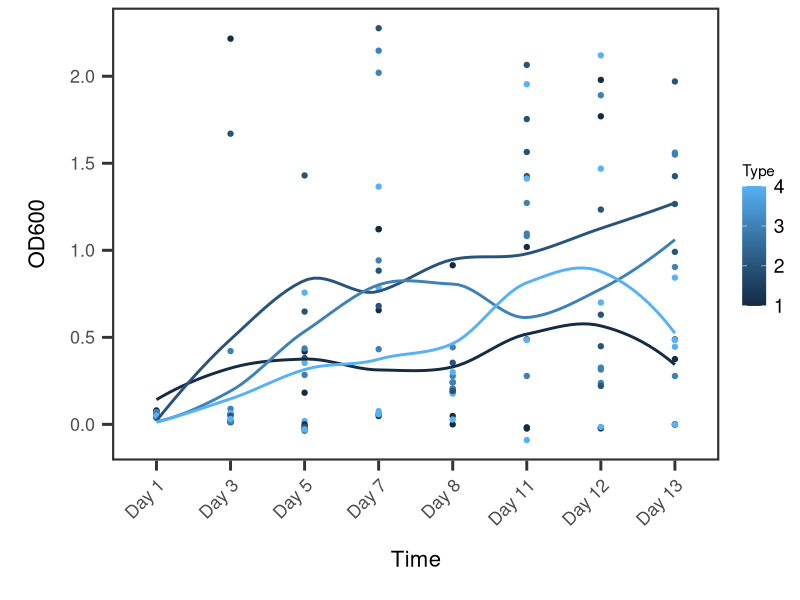
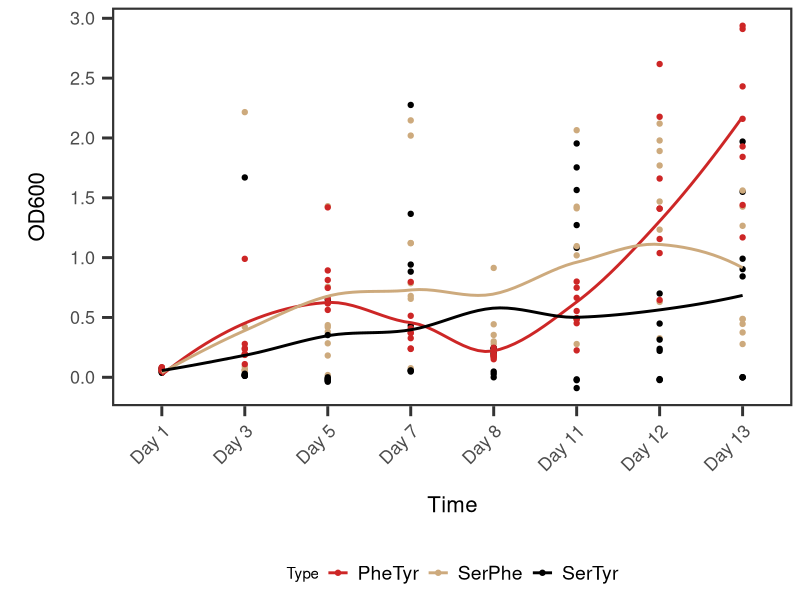
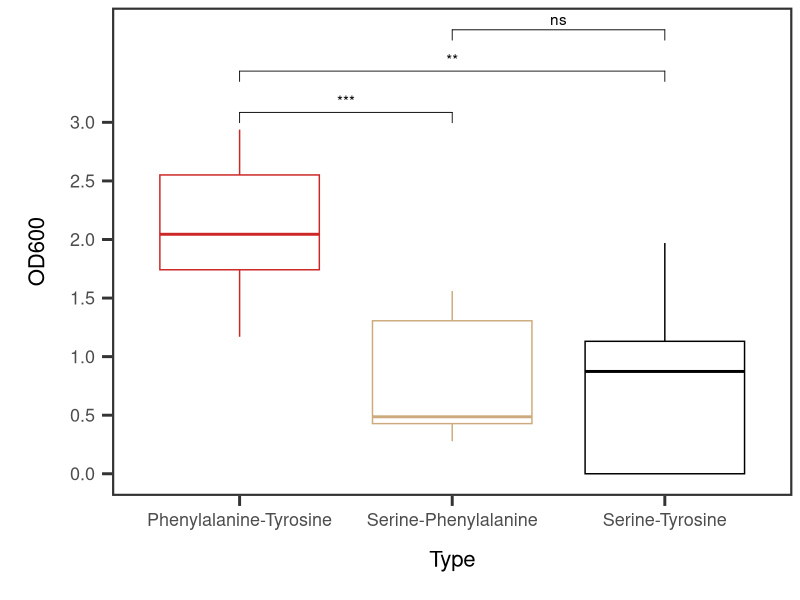
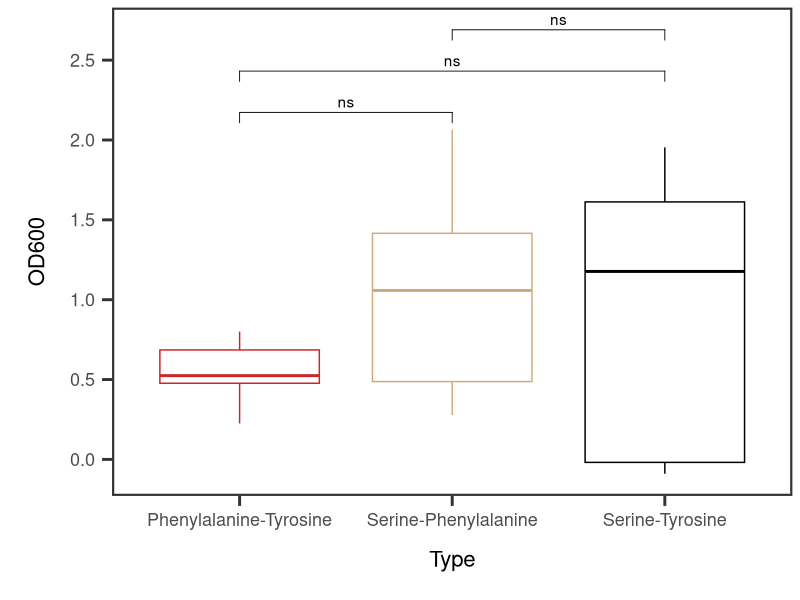
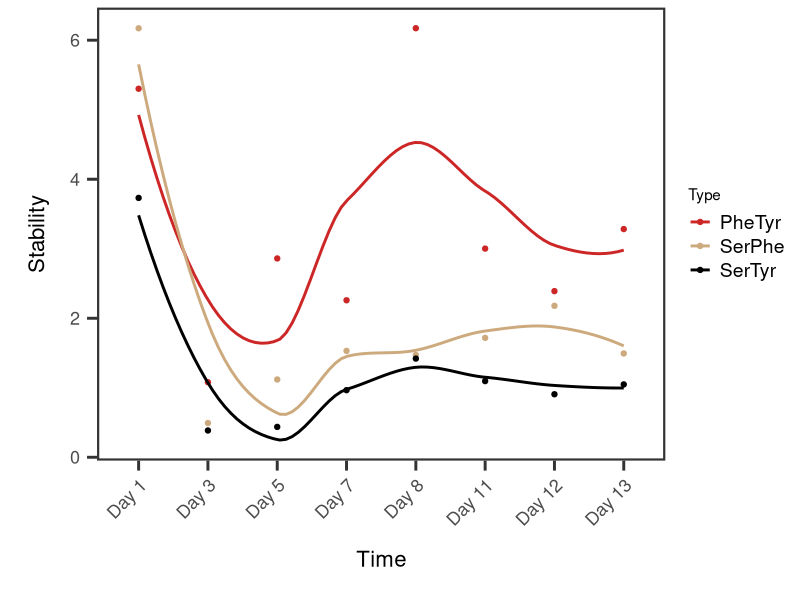

These charts were generated, in order, by the following R code:
## ---- chunk 1
library(tidyr)
library(ggplot2)
library(stringr)
library(dplyr)
library(tidyverse)
library(ggpubr)
theme_set(theme_classic() +
  theme(axis.title = element_text(size = 16),
        axis.title.x = element_text(margin = margin(t = 15, b = 15)),
        axis.title.y = element_text(margin = margin(l = 15, r = 15)),
        axis.text = element_text(size = 13),
        axis.text.x = element_text(margin = margin(t = 5)),
        axis.text.y = element_text(margin = margin(r = 5)),
        #axis.line.x = element_line(linewidth = 1),
        #axis.line.y = element_line(linewidth = 1),
        axis.line.x = element_blank(),
        axis.line.y = element_blank(),
        axis.ticks.x = element_line(linewidth = 1),
        axis.ticks.y = element_line(linewidth = 1),
        axis.ticks.length = unit(.1, "in"),
        panel.border = element_rect(color = "grey20", fill = NA, linewidth = 1.5),
        legend.text = element_text(size = 14),
        strip.text = element_text(size = 14),
        strip.background = element_blank()
        ))
## ---- chunk 2
setwd("C:/Users/ajl21/github/division.labor/prelim_coexistence/")


serEpheK <- read.csv("20260327_2124_serEpheK.csv")
serEtyrK <- read.csv("20260327_2124_serEtyrK.csv")

serKpheE <- read.csv("20260327_2124_serKpheE.csv")
serKtyrE <- read.csv("20260327_2124_serKtyrE.csv")


pheKtyrE <- read.csv("20260324_1352_pheKtyrE.csv")
pheEtyrK <- read.csv("20260324_1352_pheEtyrK.csv")

## ---- chunk 3
co_names_s <-c( "Day 1",	"Day 3",	"Day 5",	"Day 7",	"Day 8",	"Day 11",	"Day 12",	"Day 13")
colnames(serEpheK ) <- co_names_s
colnames(serEtyrK ) <- co_names_s
colnames(serKpheE ) <- co_names_s
colnames(serKtyrE) <- co_names_s

co_names <-c( "Day 1",	"Day 3",	"Day 5",	"Day 7", "Day 8",	"Day 10",	"Day 11",	"Day 12",	"Day 13","Day 14",	"Day 15", "Day 16","Day 17", "Day 18")
colnames(pheEtyrK ) <- co_names
colnames(pheKtyrE) <- co_names

## ---- chunk 4
pheEtyrK.l <- pivot_longer(pheEtyrK,
                          cols= starts_with("Day"),
                          names_to = "Time",
                          values_to = "OD600")
pheEtyrK.l$Sample <-rep(1:4, each=14)
pheEtyrK.l$Time <-factor(pheEtyrK.l$Time,
                         levels = c("Day 1",	"Day 3",	"Day 5",	"Day 7", "Day 8",	"Day 10",	"Day 11",	"Day 12",	"Day 13","Day 14",	"Day 15", "Day 16","Day 17", "Day 18"))

pheKtyrE.l <- pivot_longer(pheKtyrE,
                          cols= everything(),
                          names_to = "Time",
                          values_to = "OD600")
pheKtyrE.l$Sample <-rep(1:4, each=14)
pheKtyrE.l$Time <-factor(pheKtyrE.l$Time,
                         levels = c("Day 1",	"Day 3",	"Day 5",	"Day 7", "Day 8",	"Day 10",	"Day 11",	"Day 12",	"Day 13","Day 14",	"Day 15", "Day 16","Day 17", "Day 18"))


coexist.phetyr <- rbind(pheKtyrE.l, pheEtyrK.l)
coexist.phetyr$Type<-c("PheTyr")


coexist.phetyr.c <- coexist.phetyr[-76,]


## ---- chunk 5
#combined
long <- function(df, sample_each = 8, n_samples = 4) {
  df_long <- pivot_longer(df,
                          cols = everything(),
                          names_to = "Time",
                          values_to = "OD600")
  
  df_long$Sample <- rep(1:n_samples, each = sample_each)
  
  df_long$Time <- factor(df_long$Time,
                         levels = c("Day 1", "Day 3", "Day 5", "Day 7",
                                    "Day 8", "Day 11", "Day 12", "Day 13"))
  
  return(df_long)
}

serEpheK.l <-long(serEpheK)
serEtyrK.l <-long(serEtyrK)
serKpheE.l <-long(serKpheE)
serKtyrE.l <-long(serKtyrE)


serEpheK.l$Type <-c("SerPhe")
serEtyrK.l$Type <-c("SerTyr")
serKpheE.l$Type <-c("SerPhe")
serKtyrE.l$Type <-c("SerTyr")

coexist.ser <- rbind(serEpheK.l, serEtyrK.l, serKpheE.l,serKtyrE.l)
coexist.ser


## ---- chunk 6
#combine both data sets 

phetyr.short <- subset(
  coexist.phetyr.c,
  !(Time %in% c("Day 10","Day 14", "Day 15", "Day 16", "Day 17", "Day 18"))
)

combined  <- rbind(coexist.ser, phetyr.short)

combined

ggplot(coexist.ser, aes(x=Time, y=OD600, group=Sample, color= Sample)) +geom_point()+ geom_smooth(se=FALSE)+labs(color = "Type")+ theme(axis.text.x = element_text(angle = 45, vjust = 1, hjust = 1)) + scale_y_continuous(breaks = seq(0, 6, by = .5))



ggplot(combined, aes(x=Time, y=OD600, group = Type, color = Type)) +geom_point()+ geom_smooth(se=FALSE)+labs(color = "Type")+ theme(axis.text.x = element_text(angle = 45, vjust = 1, hjust = 1)) + scale_y_continuous(breaks = seq(0, 6, by = .5))+scale_color_manual(values=c("firebrick3", "burlywood3", "black"))+theme(legend.position = "bottom")



combined.aov<-aov(OD600~Type*Time, combined)
summary(combined.aov)
TukeyHSD(combined.aov)


#ggplot(combined, aes(x=Type, y=OD600, color = Type)) +geom_boxplot() + scale_y_continuous(breaks = seq(0, 6, by = .5))+scale_color_manual(values=c("#69b3a2", "gray57", "black"))+ scale_x_discrete(labels = c("Phenylalanine-Tyrosine", "Serine-Phenylalanine", "Serine-Tyrosine"))+
  #theme(legend.position = "none")

wide <- combined %>%
  pivot_wider(
    id_cols = c(Sample, Type),
    names_from = Time,
    values_from = OD600,
    values_fn = mean
  )

day13<-as.data.frame(combined %>%
  filter(Time == "Day 13") %>%
  group_by(Type) %>%
  summarize(
    mean_OD600 = mean(OD600, na.rm = TRUE),
    .groups = "drop"
  ))

a<-aov(mean_OD600~Type, day13)
summary(a)

day13.c <- combined %>%
  filter(Time == "Day 13")


ggplot(day13.c, aes(x=Type, y=OD600, color = Type)) +geom_boxplot() + scale_y_continuous(breaks = seq(0, 3, by = .5))+scale_color_manual(values=c("firebrick3", "burlywood3", "black"))+ scale_x_discrete(labels = c("Phenylalanine-Tyrosine", "Serine-Phenylalanine", "Serine-Tyrosine"))+
  theme(legend.position = "none")+
  stat_compare_means(
    comparisons = list(
      c("PheTyr", "SerPhe"),
      c("PheTyr", "SerTyr"),
      c("SerPhe", "SerTyr")
    ),
    method = "t.test",
    label = "p.signif"
  )

aov13 <- aov(OD600 ~ Type, data = day13.c)
summary(aov13)
TukeyHSD(aov13)

day13.c %>%
  group_by(Type) %>%
  summarise(
    min_OD600 = min(OD600, na.rm = TRUE),
    max_OD600 = max(OD600, na.rm = TRUE),
    range_OD600 = max(OD600, na.rm = TRUE) - min(OD600, na.rm = TRUE)
  )

## ---- chunk 7

day.c <- combined %>%
  filter(Time == "Day 11")


ggplot(day.c, aes(x=Type, y=OD600, color = Type)) +geom_boxplot() + scale_y_continuous(breaks = seq(0, 3, by = .5))+scale_color_manual(values=c("firebrick3", "burlywood3", "black"))+ scale_x_discrete(labels = c("Phenylalanine-Tyrosine", "Serine-Phenylalanine", "Serine-Tyrosine"))+
  theme(legend.position = "none")+
  stat_compare_means(
    comparisons = list(
      c("PheTyr", "SerPhe"),
      c("PheTyr", "SerTyr"),
      c("SerPhe", "SerTyr")
    ),
    method = "t.test",
    label = "p.signif"
  )

## ---- chunk 8
combined

coefvar <- combined %>%
  group_by(Type, Time) %>%
  summarise(
    Mean = mean(OD600, na.rm = TRUE),
    SD = sd(OD600, na.rm = TRUE),
    .groups = "drop"
  ) %>%
  mutate(CV = Mean / SD)
coefvar.day <-coefvar %>%  filter(Time == "Day 5")

aovcoef.day <- aov(CV ~ Type, data = coefvar.day)
summary(aovcoef.day)
TukeyHSD(aovcoef.day)

aovcoef.day <- aov(CV ~ Type, data = coefvar.day)
summary(aovcoef.day)
TukeyHSD(aovcoef.day)

coefvar

ggplot(coefvar, aes(x=Time, y=CV, group = Type, color = Type)) +geom_point()+ geom_smooth(se=FALSE)+labs(y= "Stability", color = "Type")+ theme(axis.text.x = element_text(angle = 45, vjust = 1, hjust = 1)) +scale_color_manual(values=c("firebrick3", "burlywood3", "black"))

#+theme(legend.position = "bottom")+
